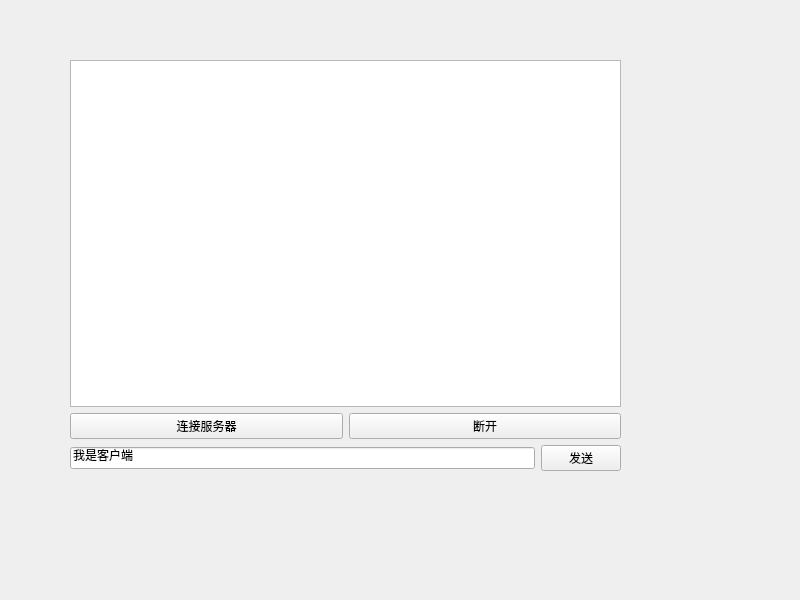
<?xml version="1.0" encoding="UTF-8"?>
<ui version="4.0">
 <class>Widget</class>
 <widget class="QWidget" name="Widget">
  <property name="geometry">
   <rect>
    <x>0</x>
    <y>0</y>
    <width>800</width>
    <height>600</height>
   </rect>
  </property>
  <property name="windowTitle">
   <string>Widget</string>
  </property>
  <widget class="QWidget" name="">
   <property name="geometry">
    <rect>
     <x>70</x>
     <y>60</y>
     <width>551</width>
     <height>411</height>
    </rect>
   </property>
   <layout class="QVBoxLayout" name="verticalLayout">
    <item>
     <widget class="QTextBrowser" name="textBrowser"/>
    </item>
    <item>
     <layout class="QHBoxLayout" name="horizontalLayout">
      <item>
       <widget class="QPushButton" name="pushButton">
        <property name="text">
         <string>连接服务器</string>
        </property>
        <property name="checkable">
         <bool>false</bool>
        </property>
        <property name="checked">
         <bool>false</bool>
        </property>
       </widget>
      </item>
      <item>
       <widget class="QPushButton" name="pushButton_2">
        <property name="text">
         <string>断开</string>
        </property>
        <property name="checkable">
         <bool>false</bool>
        </property>
        <property name="checked">
         <bool>false</bool>
        </property>
       </widget>
      </item>
     </layout>
    </item>
    <item>
     <layout class="QHBoxLayout" name="horizontalLayout_2">
      <item>
       <widget class="QLineEdit" name="lineEdit">
        <property name="text">
         <string>我是客户端</string>
        </property>
       </widget>
      </item>
      <item>
       <widget class="QPushButton" name="pushButton_3">
        <property name="text">
         <string>发送</string>
        </property>
       </widget>
      </item>
     </layout>
    </item>
   </layout>
  </widget>
 </widget>
 <resources/>
 <connections/>
</ui>
